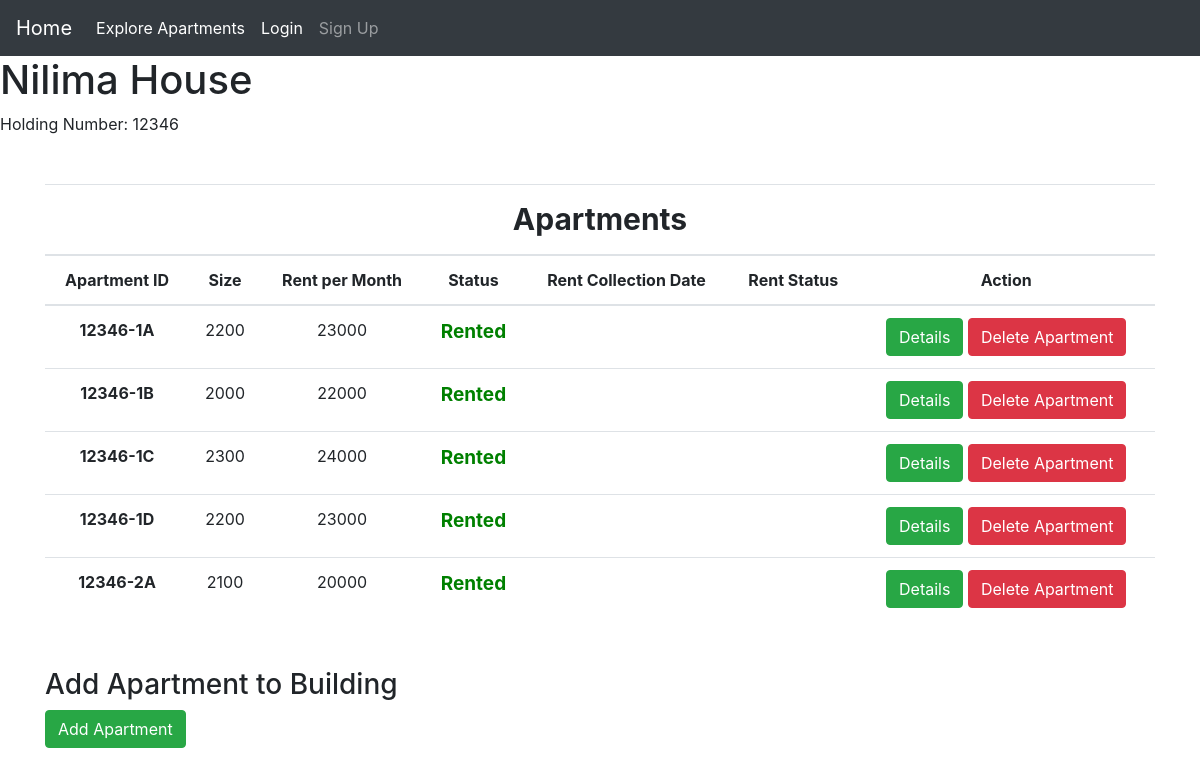
The page /owner/showBuildinginfo.php?showHolding=12346 on the database its author committed.
### tables this page shows
CREATE TABLE `building` (
  `holdingNumber` bigint(20) NOT NULL,
  `buildingName` varchar(200) NOT NULL,
  `image` varchar(150) NOT NULL
);

CREATE TABLE `apartment` (
  `ApartmentID` varchar(100) NOT NULL,
  `holdingNumber` bigint(20) NOT NULL,
  `rentpermonth` double NOT NULL,
  `size` double NOT NULL,
  `availability` tinyint(1) NOT NULL DEFAULT 1,
  `BHK` int(100) NOT NULL
);

### owner/showBuildinginfo.php (the view, shortened to what this page needs)
<!doctype html>
<html lang="en">
    <head>
            <link rel="stylesheet" href="https://cdn.jsdelivr.net/npm/bootstrap@4.0.0/dist/css/bootstrap.min.css">
    </head>
  <body>
<?php
    require_once('../home/_nav_from_show_building_info.php');
    include_once('../connect.php');
    if (isset($_GET['showHolding'])) {
        $hld = $_GET['showHolding'];
        $sql = "select * from `building` where holdingNumber=$hld";
        $result = mysqli_query($con, $sql);
        while ($row = mysqli_fetch_assoc($result)) {
            $name = $row['buildingName'];
            $hld = $row['holdingNumber'];
            echo '<div class="building-info">
                        <h1 class="building-name">'.$name.'</h1>
                        <p class="holding-number">Holding Number: '.$hld.'</p>
                </div>';
        }
    }
        ?>
         <div class="container my-5">
              <table class="table">
                    <thead>
                        <tr>
                            <th colspan="7" style="text-align:center; font-size: 30px">Apartments</th>
                        </tr>
                        <tr>
                            <th scope="col" style="text-align: center">Apartment ID</th>
                            <th scope="col" style="text-align: center">Size </th>
                            <th scope="col" style="text-align: center">Rent per Month</th>
                            <th scope="col" style="text-align: center">Status</th>
                            <th scope="col" style="text-align: center">Rent Collection Date</th>
                            <th scope="col" style="text-align: center">Rent Status</th>
                            <th scope="col" style="text-align: center">Action</th>
                        </tr>
                    </thead>
                     <tbody>
        <?php
            include_once('../connect.php');
            if (isset($hld)) {
                $sql = "select * from apartment where holdingNumber=$hld";
                $result = mysqli_query($con, $sql);
                while ($row = mysqli_fetch_assoc($result)) {
                    $aid = $row['ApartmentID'];
                    $rpdn = $row['rentpermonth'];
                    $size = $row['size'];
                    $avl=$row['availability'] ? "Empty" : "Rented";
                    if ($avl == "Empty")
                        $col = "red";
                    else
                        $col = "green";
                    echo '  <tr>
                    <td style="text-align: center;font-weight: bold;">'.$aid.'</td>
                    <td style="text-align: center;">'.$size.'</td>
                    <td style="text-align: center; ">'.$rpdn.'</td>
                    <td style="text-align: center; color: '.$col.'; font-weight: bold; font-size: 19px">'.$avl.'</td>
                    <td style="text-align: center;"> </td>
                    <td style="text-align: center;"> </td>';
                    echo '<td style="text-align: center;">';
                    if (!$row['availability'])
                        echo '<a href="../Building/tenant_info.php?aid='.$aid.'"><button class="btn btn-success">Details</button></a>';
                        echo '<button class="btn btn-danger">Delete Apartment</button>
                    </td>
                    </tr>';
                    }
                }
        ?>
                </tbody>
            </table>
            </div>
            <div class="container">
                <form method="post" action="../Building/Apartments/addapartment.php?id=<?php echo $hld ?>">
                    <h3>Add Apartment to Building</h3>
                    <button class="btn btn-success">Add Apartment</button>
                </form>
            </div>
        </body>
</html>

### rows shown on the page
building: buildingName "Nilima House", holdingNumber "12346"
apartment: ApartmentID "12346-1A", size "2200", rentpermonth "23000", availability "Rented"
apartment: ApartmentID "12346-1B", size "2000", rentpermonth "22000", availability "Rented"
apartment: ApartmentID "12346-1C", size "2300", rentpermonth "24000", availability "Rented"
apartment: ApartmentID "12346-1D", size "2200", rentpermonth "23000", availability "Rented"
apartment: ApartmentID "12346-2A", size "2100", rentpermonth "20000", availability "Rented"
